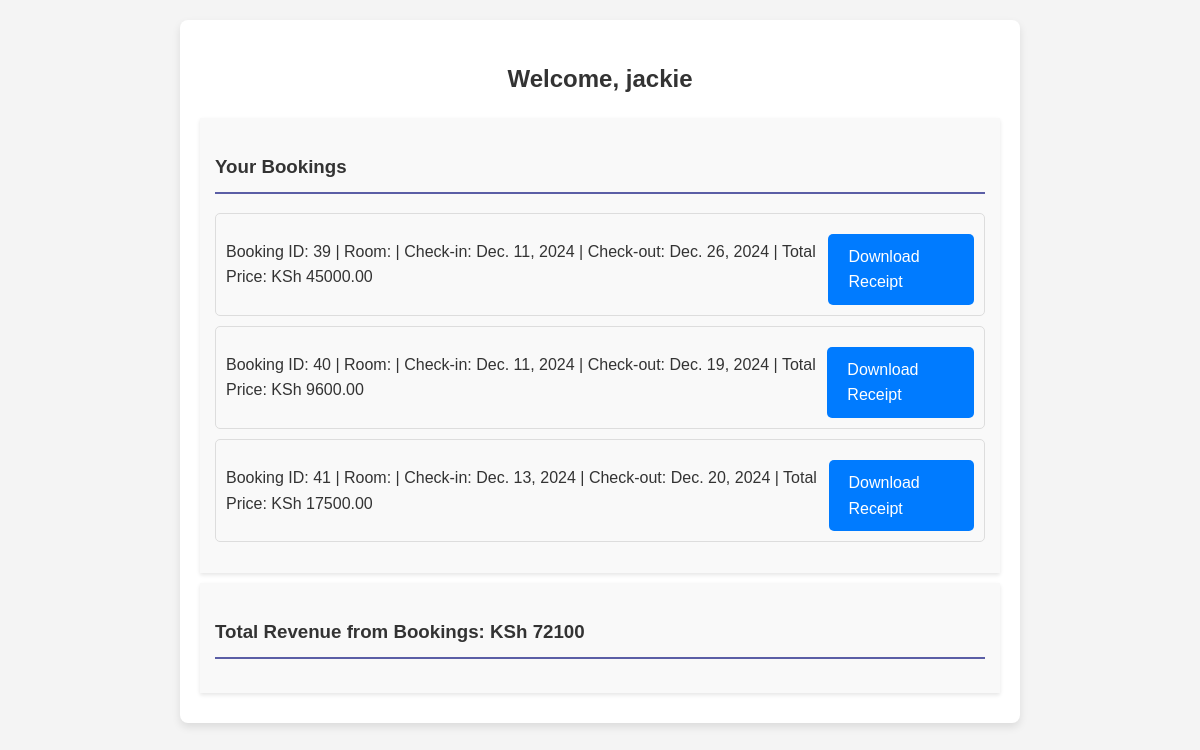
Screenshot of /dashboard/ (signed in) with the database file from the repository.
### core/models.py (models this page shows, shortened)
class Booking(models.Model):
    room = models.ForeignKey(Room, on_delete=models.CASCADE)
    user = models.ForeignKey(User, on_delete=models.CASCADE)
    check_in_date = models.DateField()
    check_out_date = models.DateField()
    number_of_guests = models.PositiveIntegerField()
    total_price = models.DecimalField(max_digits=10, decimal_places=2, default=0.00)
    created_at = models.DateTimeField(default=timezone.now)

### core/views.py (the view)
# urls.py: path('dashboard/', views.dashboard, name='dashboard'),
def dashboard(request):
    bookings = Booking.objects.filter(user=request.user)
    messages = Message.objects.filter(sender=request.user) | Message.objects.filter(receiver=request.user)
    unread_messages = messages.filter(is_read=False)  # Example: filtering unread messages
    total_revenue = bookings.aggregate(total_revenue=models.Sum('total_price'))['total_revenue'] or 0
    return render(request, 'dashboard.html', {
        'bookings': bookings,
        'messages': messages,
        'unread_messages': unread_messages,
        'total_revenue': total_revenue,
    })

### core/templates/dashboard.html (shortened to what this page needs)
{% load static %}
<!DOCTYPE html>
<html lang="en">
<head>
    <link rel="stylesheet" href="{% static 'css/dashboard.css' %}">
</head>
<body>
    <div class="container">
        <h2>Welcome, {{ user.username }}</h2>
        <div class="card">
            <h3>Your Bookings</h3>
            <ul>
                {% for booking in bookings %}
                    <li>Booking ID: {{ booking.id }} | Room: {{ booking.room.name }} | Check-in: {{ booking.check_in_date }} | Check-out: {{ booking.check_out_date }} | Total Price: KSh {{ booking.total_price }}
                        <a href="{% url 'generate_receipt' booking.id %}" class="btn">Download Receipt</a>
                    </li>
                {% empty %}
                    <li>No bookings found.</li>
                {% endfor %}
            </ul>
        </div>
        <div class="card">
            <h3>Total Revenue from Bookings: KSh {{ total_revenue }}</h3>
        </div>
    </div>
</body>
</html>

### core/static/css/dashboard.css (style rules this page uses)
body { font-family: 'Arial', sans-serif; line-height: 1.6; background-color: #f4f4f9; color: #333; margin: 0; padding: 20px; }
.container { max-width: 800px; margin: auto; padding: 20px; background: white; border-radius: 8px; box-shadow: 0 2px 10px rgba(0, 0, 0, 0.1); }
h2 { text-align: center; color: #5b5ea6; }
h3 { border-bottom: 2px solid #5b5ea6; padding-bottom: 10px; color: #5b5ea6; }
a { text-decoration: none; color: #5b5ea6; }
ul { list-style: none; padding: 0; }
li { padding: 10px; border: 1px solid #ddd; margin-bottom: 10px; border-radius: 5px; display: flex; justify-content: space-between; align-items: center; }

### core/templates/dashboard.html (style rules this page uses)
body { font-family: Arial, sans-serif; background-color: #f4f4f4; margin: 0; padding: 0; }
.container { width: 80%; margin: 20px auto; background-color: #fff; padding: 20px; box-shadow: 0 4px 8px rgba(0, 0, 0, 0.1); }
h2, h3 { color: #333; }
.card { background-color: #f9f9f9; padding: 15px; margin: 10px 0; box-shadow: 0 2px 4px rgba(0, 0, 0, 0.1); }
.btn { background-color: #007bff; color: white; padding: 10px 20px; text-decoration: none; border-radius: 5px; margin-top: 10px; }

### rows the page displays
Booking: id "39", check_in_date "Dec. 11, 2024", check_out_date "Dec. 26, 2024", total_price "45000.00"
Booking: id "40", check_in_date "Dec. 11, 2024", check_out_date "Dec. 19, 2024", total_price "9600.00"
Booking: id "41", check_in_date "Dec. 13, 2024", check_out_date "Dec. 20, 2024", total_price "17500.00"

### other values shown
{{ user.username }} "jackie"
{{ total_revenue }} "72100"
